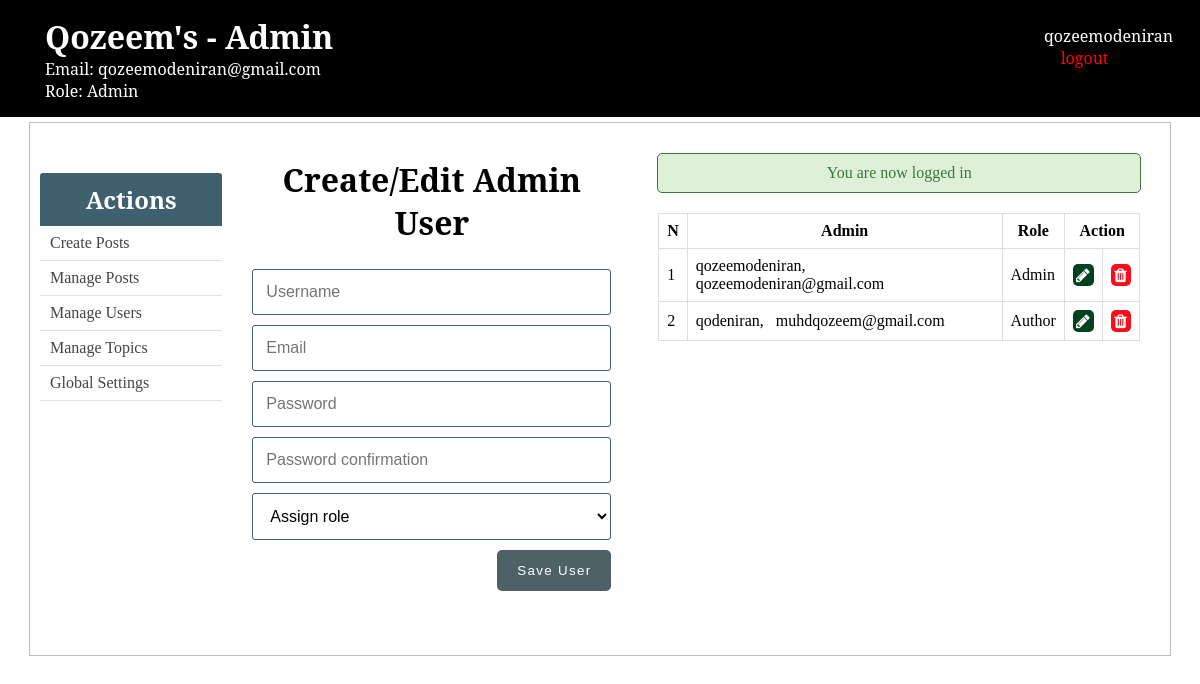
The app's page /admin/users.php (signed in) with its own data.
### tables this page shows
CREATE TABLE `users` (
  `id` int(11) NOT NULL,
  `username` varchar(255) NOT NULL,
  `email` varchar(255) NOT NULL,
  `role` enum('Author','Admin') DEFAULT NULL,
  `password` varchar(255) NOT NULL,
  `created_at` timestamp NULL DEFAULT current_timestamp(),
  `updated_at` timestamp NULL DEFAULT NULL
);

### admin/includes/admin_functions.php (called while the page is built, shortened)
<?php
$isEditingUser = false;
$username = "";
$email = "";
function getAdminUsers(){
	global $conn, $roles;
	$sql = "SELECT * FROM users WHERE role IS NOT NULL";
	$result = mysqli_query($conn, $sql);
	$users = mysqli_fetch_all($result, MYSQLI_ASSOC);
	return $users;
}
?>

### admin/users.php (the view, shortened to what this page needs)
<?php  include('../config.php'); ?>
<?php  include(ROOT_PATH . '/admin/includes/admin_functions.php'); ?>
<?php
	$admins = getAdminUsers();
?>
<?php include(ROOT_PATH . '/admin/includes/head_section.php'); ?>
</head>
<body>
	<?php include(ROOT_PATH . '/admin/includes/navbar.php') ?>
	<div class="container content">
		<?php include(ROOT_PATH . '/admin/includes/menu.php') ?>
		<div class="action">
			<h1 class="page-title">Create/Edit Admin User</h1>
			<form method="post" action="<?php echo BASE_URL . 'admin/users.php'; ?>" >
				<input type="text" name="username" value="<?php echo $username; ?>" placeholder="Username">
				<input type="email" name="email" value="<?php echo $email ?>" placeholder="Email">
				<input type="password" name="password" placeholder="Password">
				<input type="password" name="passwordConfirmation" placeholder="Password confirmation">
				<select name="role">
					<option value="" selected disabled>Assign role</option>
				</select>
				<?php if ($isEditingUser === true): ?>
					<button type="submit" class="btn" name="update_admin">UPDATE</button>
				<?php else: ?>
					<button type="submit" class="btn" name="create_admin">Save User</button>
				<?php endif ?>
			</form>
		</div>
		<div class="table-div">
			<?php include(ROOT_PATH . '/includes/messages.php') ?>
			<?php if (empty($admins)): ?>
				<h1>No admins in the database.</h1>
			<?php else: ?>
				<table class="table">
					<thead>
						<th>N</th>
						<th>Admin</th>
						<th>Role</th>
						<th colspan="2">Action</th>
					</thead>
					<tbody>
					<?php foreach ($admins as $key => $admin): ?>
						<tr>
							<td><?php echo $key + 1; ?></td>
							<td>
								<?php echo $admin['username']; ?>, &nbsp;
								<?php echo $admin['email']; ?>
							</td>
							<td><?php echo $admin['role']; ?></td>
							<td>
								<a class="fa fa-pencil btn edit"
									href="users.php?edit-admin=<?php echo $admin['id'] ?>">
								</a>
							</td>
							<td>
								<a class="fa fa-trash btn delete"
								    href="users.php?delete-admin=<?php echo $admin['id'] ?>">
								</a>
							</td>
						</tr>
					<?php endforeach ?>
					</tbody>
				</table>
			<?php endif ?>
		</div>
	</div>
</body>
</html>

### static/css/admin_styling.css (style rules this page uses)
* { margin: 0px; padding: 0px; }
a { text-decoration: none; }
h1, h2, h3, h4, h5, h6 { font-family: 'Noto Serif', serif; }
form { width: 60%; margin: 5px auto; padding-bottom: 50px; }
form input[type=file], input[type=email], input[type=password], input[type=text], form select, form textarea { width: 100%; display: block; padding: 13px 13px; font-size: 1em; margin: 5px auto 10px; border-radius: 3px; box-sizing : border-box; background: transparent; border: 1px solid #3E606F; }
form button { float: right; margin-left: 24%; }
table { border-collapse: collapse; width: 70%; margin: 20px auto; }
th, td { padding: 8px; text-align: left; border: 1px solid #ddd; }
th { text-align: center; }
.btn { color: white; background: #4E6166; text-align: center; border: none; border-radius: 5px; display: block; letter-spacing: .1em; padding: 13px 20px; text-decoration: none; }
.container { width: 95%; margin: 5px auto 50px; border: 1px solid #BFBCB3; padding: 10px 0px 50px; }
.container:after { content: ""; display: block; clear: both; }
.container.content .action { width: 35%; float: left; text-align: center; }
.container.content .action form { width: 90%; }
.container.content .action .page-title { margin: 25px; }
.table-div { float: left; width: 47%; }
.table-div table { width: 90%; }
.table-div a.fa { color: white; padding: 3px; }
.table-div .edit { background: #004220; }
.table-div .delete { background: #F70E1A; }

### records on screen
users: username "qozeemodeniran", email "qozeemodeniran@gmail.com", role "Admin"
users: username "qodeniran", email "muhdqozeem@gmail.com", role "Author"

### other values on screen
$_SESSION['user']['email'] "qozeemodeniran@gmail.com"
$_SESSION['user']['role'] "Admin"
$_SESSION['user']['username'] "qozeemodeniran"
$_SESSION['message'] "You are now logged in"
